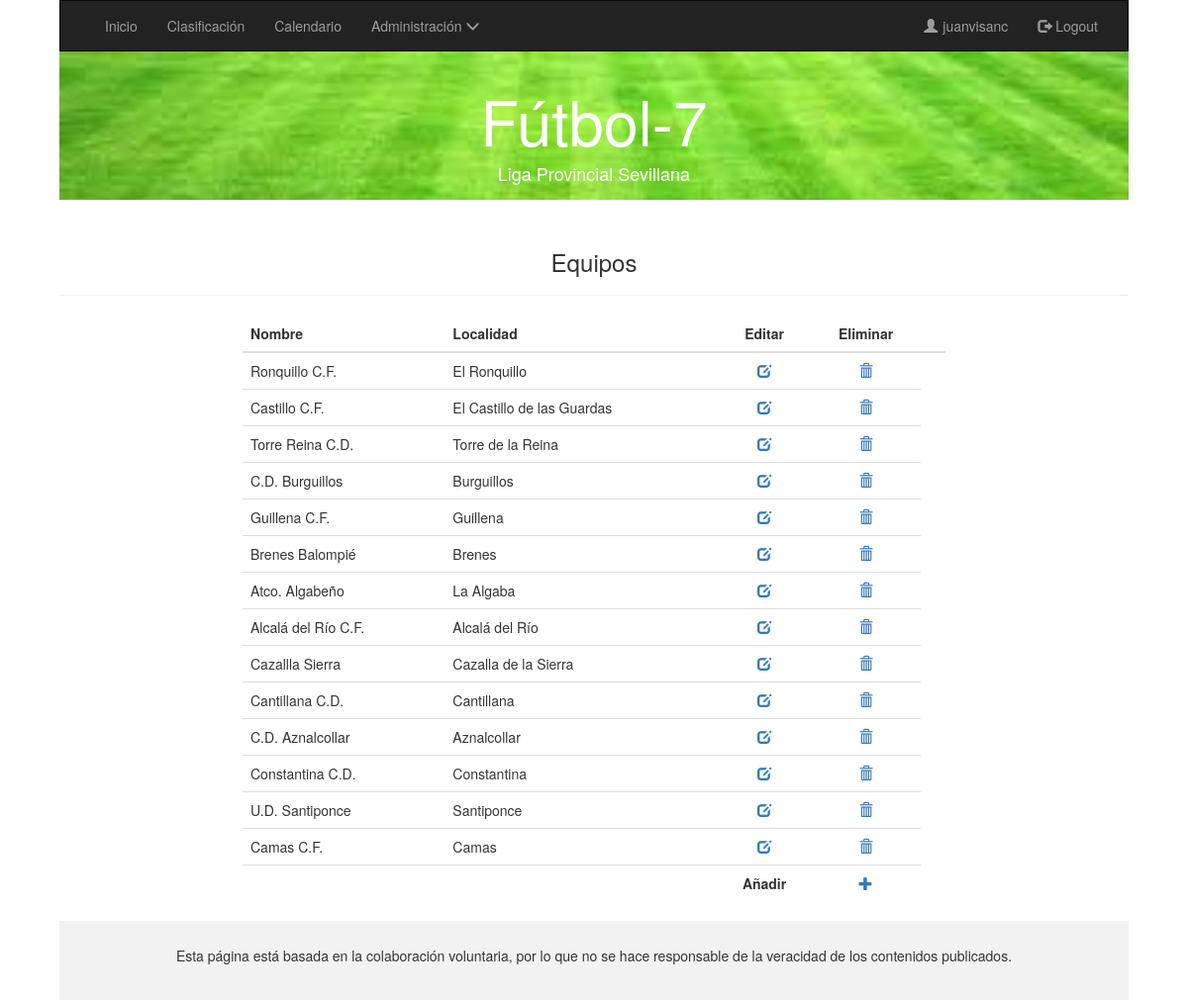
The page /admin/equipos.php (signed in) on the database its author committed.
### tables this page shows
CREATE TABLE `EQUIPO` (
  `idEquipo` int(10) unsigned NOT NULL AUTO_INCREMENT,
  `nombre` varchar(45) NOT NULL,
  `localidad` varchar(45) DEFAULT NULL,
  PRIMARY KEY (`idEquipo`)
);

### admin/equipos.php (the view, shortened to what this page needs)
<!DOCTYPE html>
<html>
<head>
  <?php include '../colaborador/cabecera.php' ?>
    <link rel="stylesheet" type="text/css" href="../admin/css/usuarios.css">
</head>
  <body>
    <?php
        include '../colaborador/include.php';
        if (isset($_SESSION['usuario']) and $_SESSION['rol']==='admin') {
            $connection = new mysqli("localhost", "usufutbol", "usufutbol", "futbol2");
            mysqli_set_charset($connection, "utf8");
      ?>
      <div class="row">
        <div class="col-sm-12">
          <h3 class="colabora">Equipos</h3>
          <hr>
        </div>
        <div class="col-md-2"></div>
        <div class="col-md-8">
          <table class="table table-hover">
            <thead>
              <tr>
                <th>Nombre</th>
                <th>Localidad</th>
                <th class="text-center">Editar</th>
                <th class="text-center">Eliminar<th>
              </tr>
            </thead>
            <?php
                if($result = $connection->query("SELECT * FROM EQUIPO;")){
                  while($obj = $result->fetch_object()) {
                    echo "<tr>";
                    echo "<td>".$obj->nombre."</td>";
                    echo "<td>".$obj->localidad."</td>";
                    echo "<td class='text-center'><a href='editaequipo.php?id=$obj->idEquipo'>
                    <span class='glyphicon glyphicon-edit'/></a></td>";
                    echo "<td class='text-center'><a href='eliminaequipo.php?id=$obj->idEquipo'>
                    <span class='glyphicon glyphicon-trash'/></a></td></tr>";
                }
                echo "<tr>";
                echo "<td></td>";
                echo "<td></td>";
                echo "<th class='text-center'>Añadir</th>";
                echo "<td class='text-center'><a href='equipo_nuevo.php'>
                <span class='glyphicon glyphicon-plus'/></a></td></tr>";
                echo "</table>";
              }
             ?>
      <?php  }else{
          header("Location: ../usuario/index.php");
        }
    ?>
  </div>
</div>
    <footer class="container-fluid text-center">
      <p>Esta página está basada en la colaboración voluntaria, por lo que no se hace responsable de la veracidad de los contenidos publicados.</p>
    </footer>
  </body>
</html>

### admin/css/usuarios.css (style rules this page uses)
body { width: 90%; margin: 0 auto; }
footer { background-color: #f2f2f2; padding: 25px; }
.colabora { text-align: center; }

### rows shown on the page
equipo: nombre "Ronquillo C.F.", localidad "El Ronquillo"
equipo: nombre "Castillo C.F.", localidad "El Castillo de las Guardas"
equipo: nombre "Torre Reina C.D.", localidad "Torre de la Reina"
equipo: nombre "C.D. Burguillos", localidad "Burguillos"
equipo: nombre "Guillena C.F.", localidad "Guillena"
equipo: nombre "Brenes Balompié", localidad "Brenes"
equipo: nombre "Atco. Algabeño", localidad "La Algaba"
equipo: nombre "Alcalá del Río C.F.", localidad "Alcalá del Río"
equipo: nombre "Cazallla Sierra", localidad "Cazalla de la Sierra"
equipo: nombre "Cantillana C.D.", localidad "Cantillana"
equipo: nombre "C.D. Aznalcollar", localidad "Aznalcollar"
equipo: nombre "Constantina C.D.", localidad "Constantina"
equipo: nombre "U.D. Santiponce", localidad "Santiponce"
equipo: nombre "Camas C.F.", localidad "Camas"

### other values the page prints
$_SESSION['usuario'] "juanvisanc"
